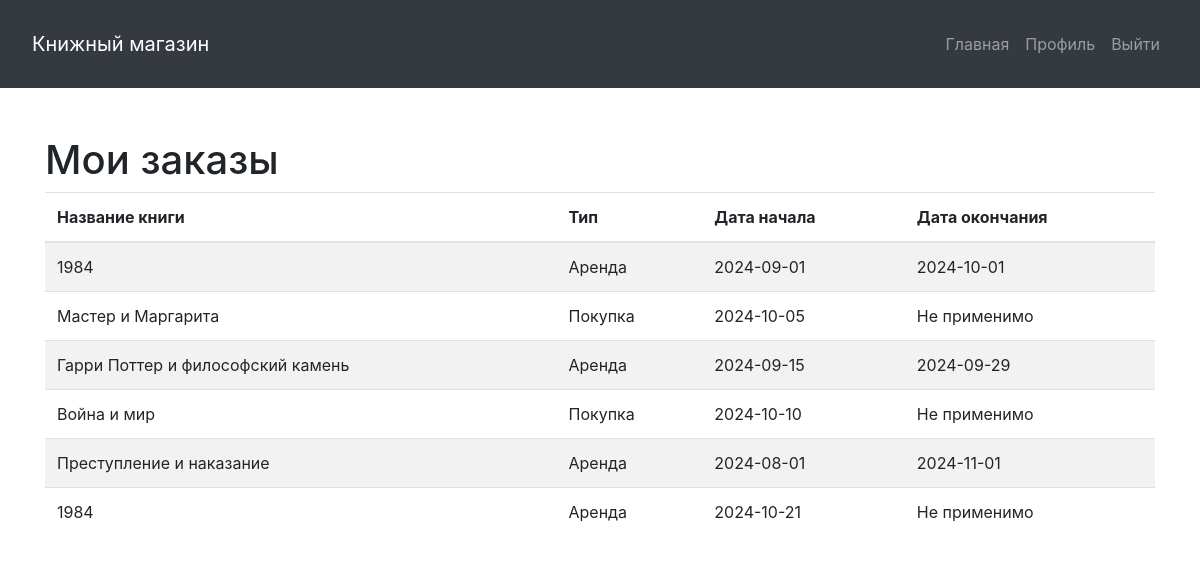
The app's page /profile.php (signed in) with its own data.
### tables this page shows
CREATE TABLE `orders` (
  `id` int NOT NULL AUTO_INCREMENT,
  `user_id` int DEFAULT NULL,
  `book_id` int DEFAULT NULL,
  `type` enum('rent','buy') DEFAULT NULL,
  `duration` enum('2_weeks','1_month','3_months') DEFAULT NULL,
  `start_date` date DEFAULT NULL,
  `end_date` date DEFAULT NULL,
  `price` decimal(10,2) DEFAULT NULL,
  PRIMARY KEY (`id`),
  KEY `user_id` (`user_id`),
  KEY `book_id` (`book_id`),
  CONSTRAINT `orders_ibfk_1` FOREIGN KEY (`user_id`) REFERENCES `users` (`id`),
  CONSTRAINT `orders_ibfk_2` FOREIGN KEY (`book_id`) REFERENCES `books` (`id`)
);

CREATE TABLE `books` (
  `id` int NOT NULL AUTO_INCREMENT,
  `title` varchar(255) NOT NULL,
  `author` varchar(255) NOT NULL,
  `category` varchar(100) DEFAULT NULL,
  `year_published` int DEFAULT NULL,
  `cover_image` varchar(255) DEFAULT NULL,
  `description` text,
  `price` decimal(10,2) DEFAULT NULL,
  `status` enum('available','rented','sold') DEFAULT 'available',
  `created_at` timestamp NULL DEFAULT CURRENT_TIMESTAMP,
  PRIMARY KEY (`id`)
);

### profile.php (the view, shortened to what this page needs)
<?php
include 'db.php';
$user_id = $_SESSION['user_id'];
$stmt = $pdo->prepare("SELECT books.title, orders.type, orders.start_date, orders.end_date
                       FROM orders
                       JOIN books ON orders.book_id = books.id
                       WHERE orders.user_id = :user_id");
$stmt->bindParam(':user_id', $user_id);
$stmt->execute();
$orders = $stmt->fetchAll();
?>
<!DOCTYPE html>
<html lang="ru">
<head>
    <link rel="stylesheet" href="https://maxcdn.bootstrapcdn.com/bootstrap/4.5.2/css/bootstrap.min.css">
</head>
<body>
<?php include 'header.php'; ?>
<div class="container mt-5">
    <h1>Мои заказы</h1>
    <table class="table table-striped">
        <thead>
            <tr>
                <th>Название книги</th>
                <th>Тип</th>
                <th>Дата начала</th>
                <th>Дата окончания</th>
            </tr>
        </thead>
        <tbody>
            <?php foreach ($orders as $order): ?>
            <tr>
                <td><?= $order['title'] ?></td>
                <td><?= $order['type'] === 'rent' ? 'Аренда' : 'Покупка' ?></td>
                <td><?= $order['start_date'] ?></td>
                <td><?= $order['end_date'] ?? 'Не применимо' ?></td>
            </tr>
            <?php endforeach; ?>
        </tbody>
    </table>
</div>
</body>
</html>

### header.php (shortened to what this page needs)
<header class="bg-dark text-white p-3">
    <nav class="navbar navbar-expand-lg navbar-dark bg-dark">
        <a class="navbar-brand" href="index.php">Книжный магазин</a>
        <div class="collapse navbar-collapse" id="navbarNav">
            <ul class="navbar-nav ml-auto">
                <li class="nav-item"><a class="nav-link" href="index.php">Главная</a></li>
                <?php if (isset($_SESSION['user_id'])): ?>
                    <li class="nav-item"><a class="nav-link" href="profile.php">Профиль</a></li>
                    <li class="nav-item"><a class="nav-link" href="logout.php">Выйти</a></li>
                <?php else: ?>
                    <li class="nav-item"><a class="nav-link" href="login.php">Войти</a></li>
                    <li class="nav-item"><a class="nav-link" href="register.php">Регистрация</a></li>
                <?php endif; ?>
            </ul>
        </div>
    </nav>
</header>

### records on screen
orders: book.title "1984", type "Аренда", start_date "2024-09-01", end_date "2024-10-01"
orders: book.title "Мастер и Маргарита", type "Покупка", start_date "2024-10-05", end_date "Не применимо"
orders: book.title "Гарри Поттер и философский камень", type "Аренда", start_date "2024-09-15", end_date "2024-09-29"
orders: book.title "Война и мир", type "Покупка", start_date "2024-10-10", end_date "Не применимо"
orders: book.title "Преступление и наказание", type "Аренда", start_date "2024-08-01", end_date "2024-11-01"
orders: book.title "1984", type "Аренда", start_date "2024-10-21", end_date "Не применимо"
